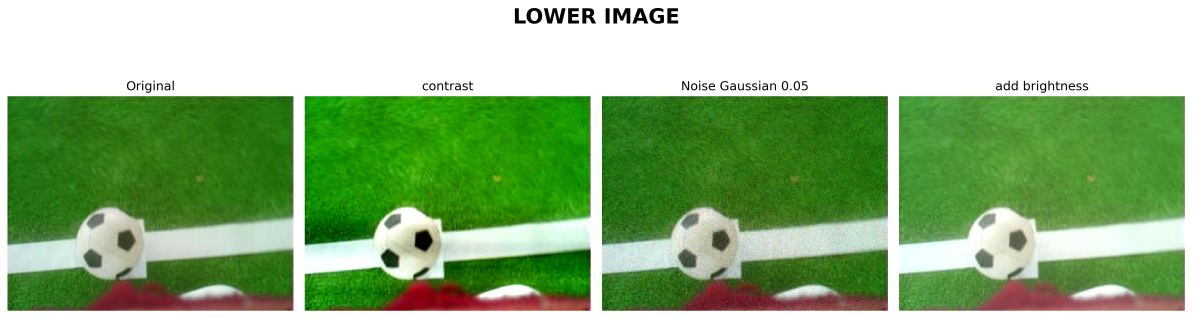
#> input picture images/data_manipulation/four_augmentation/lower.jpg, 4770 x 1273 px, given in place of upper_986458_jpg.rf.8045fd4d52f9b22231022cb9e7a1ec17.jpg, which was not available (shown at 1/4 size)
$ python utils_showdata_augmentation.py
#> lines starting #> are read from the running program, lines starting #| are printed output that depends on the picture; pictures that were not available may be replaced by others from this repository, and a replacement may not be noted
#> further down, image is the input picture: shape (1273, 4770, 3); mean B, G, R 128.2, 180, 144.1
import matplotlib.pyplot as plt
import numpy as np
import cv2
import random

def show_augmentation_preview(original_img):

    save_path='images/data_manipulation/four_augmentation/upper.jpg'
    # Se l'immagine è float (0-1), matplotlib la stampa bene.
    # Se fosse int (0-255), dovremmo convertirla, ma il tuo x_train è già / 255.0

    # --- A. FLIP ORIZZONTALE ---
    flip_img = np.flip(original_img, axis=1) # axis 1 è la larghezza
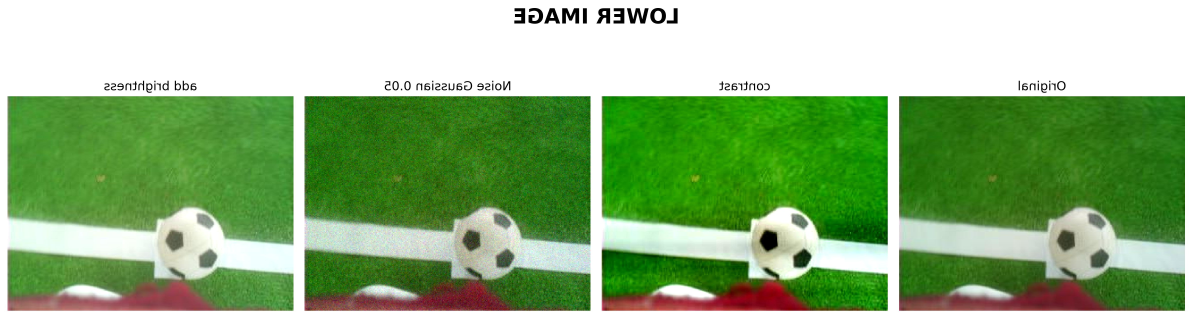
#> flip_img: shape (1273, 4770, 3) float32 (shown at 1/4 size); mean R, G, B 0.567, 0.706, 0.502

    rng = np.random.RandomState(39)

    # 2. Generiamo il rumore usando il generatore bloccato (rng)
    noise = rng.normal(loc=0.0, scale=0.05, size=original_img.shape)
    # --- C. RUMORE GAUSSIANO (0.05) ---
    noise_img = original_img + noise
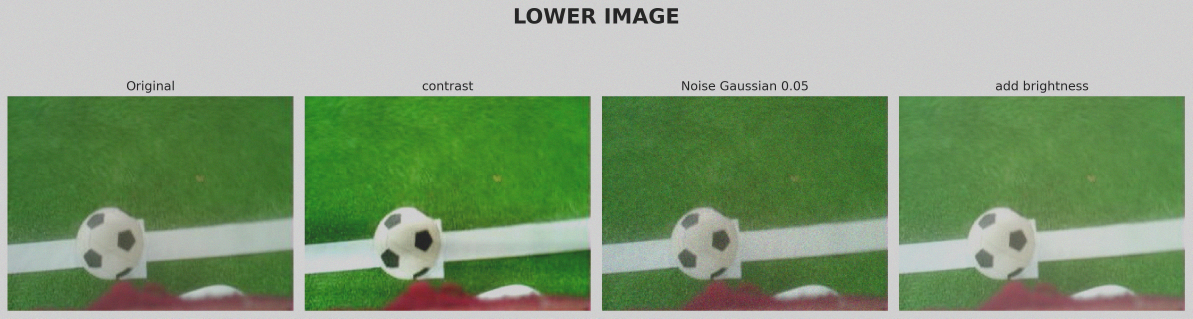
#> noise_img: shape (1273, 4770, 3) float64 (shown at 1/4 size); mean R, G, B 0.565, 0.706, 0.503; drawn with min black and max white
    noise_img = np.clip(noise_img, 0., 1.)

    factors = rng.uniform(0.1, 0.3)
    bright_img = np.clip(original_img + factors, 0.0, 1.0)
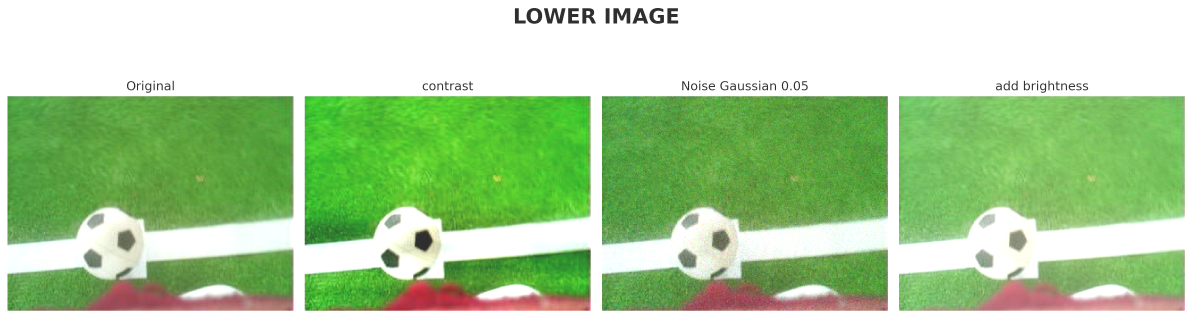
#> bright_img: shape (1273, 4770, 3) float32 (shown at 1/4 size); mean R, G, B 0.677, 0.812, 0.622

    factors_c = rng.uniform(0.4, 1.7)
    print(factors_c)

    mean = np.mean(original_img, axis=(1, 2), keepdims=True)
#> mean = 1273 values, max 1 at index 0, min 0.288 at index 390, mean 0.591

    x_contrast = (original_img - mean) * factors_c + mean
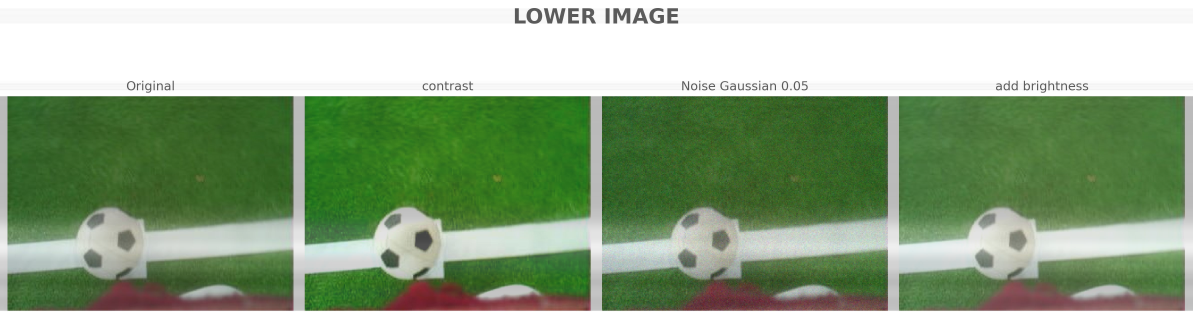
#> x_contrast: shape (1273, 4770, 3) float32 (shown at 1/4 size); mean R, G, B 0.577, 0.675, 0.539
    x_contrast = np.clip(x_contrast, 0.0, 1.0)

    plt.figure(figsize=(16, 5))
    plt.suptitle("UPPER IMAGE", fontsize=20, weight='bold')
    # 1. Originale
    plt.subplot(1, 4, 1)
    plt.imshow(original_img)
    plt.title(f"Original")
    plt.axis('off')

    # 2. Flip
    plt.subplot(1, 4, 2)
    plt.imshow(x_contrast)
    plt.title("contrast")
    plt.axis('off')


    # 3. Noise
    plt.subplot(1, 4, 3)
    plt.imshow(noise_img)
    plt.title("Noise Gaussian 0.05")
    plt.axis('off')

    plt.subplot(1, 4, 4)
    plt.imshow(bright_img)
    plt.title("add brightness")
    plt.axis('off')

    plt.tight_layout()
    plt.savefig(save_path, dpi=300, bbox_inches='tight')
    plt.show()

# LANCIA QUESTA FUNZIONE PIÙ VOLTE!
#img_path='dataset/images/lower_498895_jpg.rf.922d5ea4f740751115215aec15b9c23f.jpg'
img_path='dataset/images/upper_986458_jpg.rf.8045fd4d52f9b22231022cb9e7a1ec17.jpg'
image=cv2.imread(img_path)
image = cv2.cvtColor(image, cv2.COLOR_BGR2RGB)
image = image.astype('float32') / 255.0
show_augmentation_preview(image)
